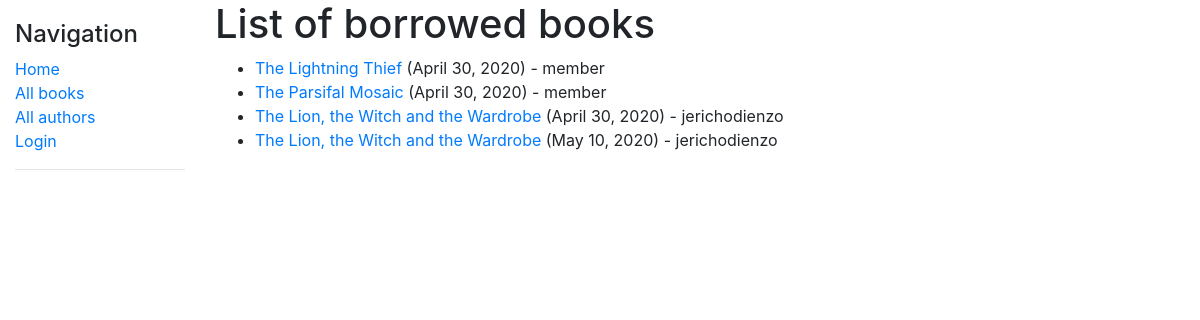
/catalog/borrowed/, run on the app's committed database.
### catalog/models.py (models this page shows, shortened)
class BookInstance(models.Model):
	id = models.UUIDField(primary_key = True, default = uuid.uuid4, help_text = 'Unique ID')
	book = models.ForeignKey('Book', on_delete = models.SET_NULL, null = True)
	imprint = models.CharField(max_length = 200)
	due_back = models.DateField(null=True, blank = True)
	language = models.ManyToManyField(Language, help_text = 'Select a language for this book instance')
	borrower = models.ForeignKey(User, on_delete=models.SET_NULL, null=True, blank=True)
	LOAN_STATUS = (
		('m', 'Maintenance'),
		('o', 'On Loan'),
		('a', 'Available'),
		('r', 'Reserved'),
	)
	status = models.CharField(
		max_length = 1,
		choices = LOAN_STATUS,
		blank = True,
		default = 'm',
		help_text = 'Book Availability',
	)
	class Meta:
		ordering = ['due_back']
		permissions = (("can_mark_returned", "Set book as returned"),)

class Book(models.Model):
	title = models.CharField(max_length=200)
	author = models.ForeignKey('Author', on_delete = models.SET_NULL, null= True)
	publisher = models.CharField(max_length = 50, null = True)
	publication_year = models.DateField(blank = True, null = True)
	summary = models.TextField(max_length = 1000, help_text = 'Enter a brief description of the book')
	isbn = models.CharField('ISBN', max_length = 13, help_text = 'Select a genre for this book')
	genre = models.ManyToManyField(Genre, help_text = 'Select a Genre for this book')
	def get_absolute_url(self):
		return reverse('book-detail', args=[str(self.id)])

### catalog/views.py (the view)
# urls.py: path('borrowed/', views.BookInstanceListView.as_view(), name='borrowed-books'),
class BookInstanceListView(generic.ListView):
    model = BookInstance

### catalog/templates/catalog/bookinstance_list.html
{% extends "base_generic.html" %}
{% block content %}
  <h1>List of borrowed books</h1>
  {% if bookinstance_list %}
  <ul>
    {% for book in bookinstance_list %}
      <li>
        <a href="{{ book.book.get_absolute_url }}">{{ book.book.title }}</a> ({{ book.due_back }}) - {{book.borrower}} {% if perms.catalog.can_mark_returned %}- <a href="{% url 'renew-book-librarian' book.id %}">Renew</a>  {% endif %}
      </li>
    {% endfor %}
  </ul>
  {% else %}
    <p>There are no books that are borrowed.</p>
  {% endif %}
{% endblock %}

### data on the page
BookInstance: book "The Lightning Thief", due_back "April 30, 2020", borrower "member"
BookInstance: book "The Parsifal Mosaic", due_back "April 30, 2020", borrower "member"
BookInstance: book "The Lion, the Witch and the Wardrobe", due_back "April 30, 2020", borrower "jerichodienzo"
BookInstance: book "The Lion, the Witch and the Wardrobe", due_back "May 10, 2020", borrower "jerichodienzo"
